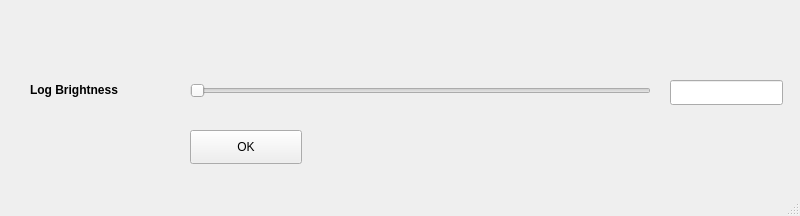
<?xml version="1.0" encoding="UTF-8"?>
<ui version="4.0">
 <class>MainWindow</class>
 <widget class="QMainWindow" name="MainWindow">
  <property name="geometry">
   <rect>
    <x>0</x>
    <y>0</y>
    <width>800</width>
    <height>216</height>
   </rect>
  </property>
  <property name="windowTitle">
   <string>MainWindow</string>
  </property>
  <widget class="QWidget" name="centralwidget">
   <widget class="QLabel" name="label">
    <property name="geometry">
     <rect>
      <x>30</x>
      <y>70</y>
      <width>151</width>
      <height>41</height>
     </rect>
    </property>
    <property name="text">
     <string>&lt;html&gt;&lt;head/&gt;&lt;body&gt;&lt;p&gt;&lt;span style=&quot; font-size:9pt; font-weight:600;&quot;&gt;Log Brightness&lt;/span&gt;&lt;/p&gt;&lt;/body&gt;&lt;/html&gt;</string>
    </property>
   </widget>
   <widget class="QSlider" name="horizontalSlider">
    <property name="geometry">
     <rect>
      <x>190</x>
      <y>80</y>
      <width>461</width>
      <height>22</height>
     </rect>
    </property>
    <property name="minimumSize">
     <size>
      <width>461</width>
      <height>22</height>
     </size>
    </property>
    <property name="maximumSize">
     <size>
      <width>461</width>
      <height>22</height>
     </size>
    </property>
    <property name="orientation">
     <enum>Qt::Horizontal</enum>
    </property>
   </widget>
   <widget class="QLineEdit" name="lineEdit">
    <property name="geometry">
     <rect>
      <x>670</x>
      <y>80</y>
      <width>113</width>
      <height>25</height>
     </rect>
    </property>
   </widget>
   <widget class="QPushButton" name="pushButton">
    <property name="geometry">
     <rect>
      <x>190</x>
      <y>130</y>
      <width>112</width>
      <height>34</height>
     </rect>
    </property>
    <property name="text">
     <string>OK</string>
    </property>
   </widget>
  </widget>
  <widget class="QStatusBar" name="statusbar"/>
 </widget>
 <resources/>
 <connections/>
</ui>
